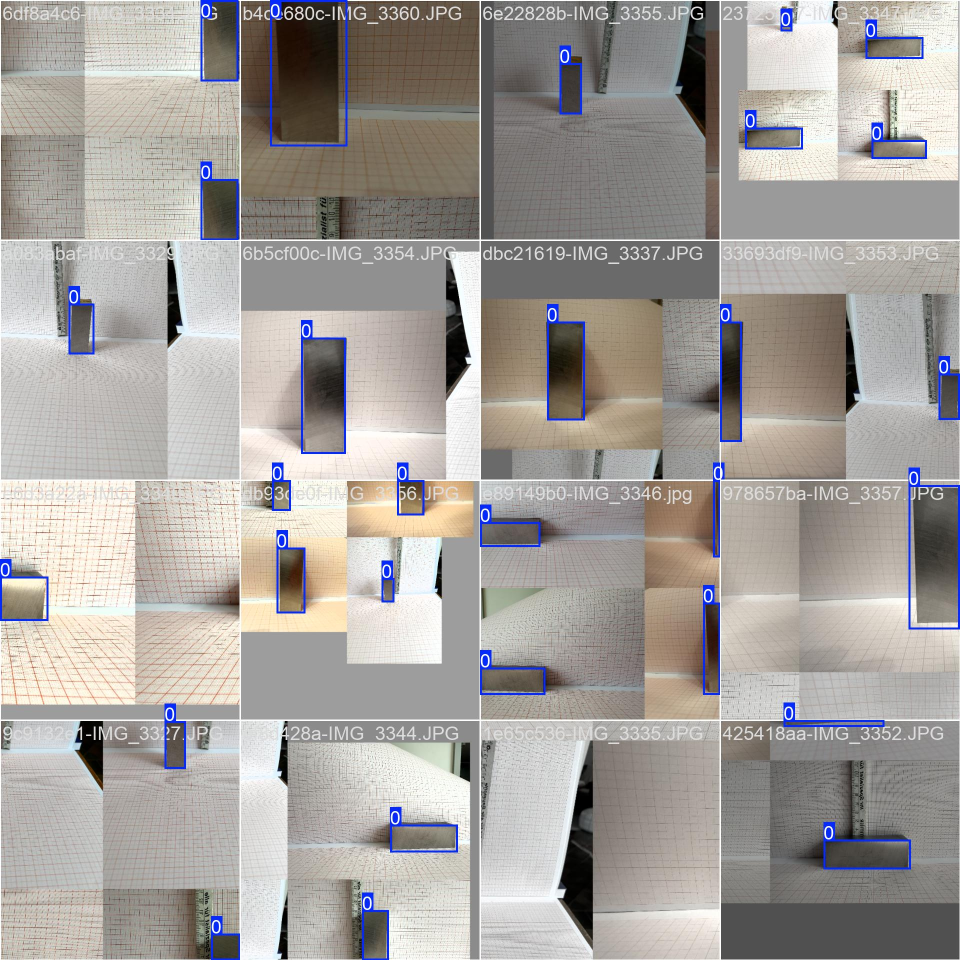
#> input picture backend/app/scripts /runs/detect/train/train_batch0.jpg, 1920 x 1920 px (shown at 1/2 size)
$ python Main4High.py runs/detect/train/train_batch0.jpg
#> lines starting #> are read from the running program, lines starting #| are printed output that depends on the picture; after the words box and inside, x2 and y2 are one past the last pixel; in counts of white or black regions, pixels touching at a corner belong together
### backend/app/scripts /metal_utils.py
import cv2
import numpy as np


def load_and_scale_image(image_path: str, scale_percent: int = 100) -> np.ndarray:
    """Load an image from *image_path* and scale it by *scale_percent*."""
#> called with image_path = 'runs/detect/train/train_batch0.jpg', scale_percent = 100
    image = cv2.imread(image_path)
#> image is the input picture: shape (1920, 1920, 3); mean B, G, R 156.4, 160, 164.3
    if image is None:
        raise FileNotFoundError(f"Bild nicht gefunden: {image_path}")
    width = int(image.shape[1] * scale_percent / 100)
    height = int(image.shape[0] * scale_percent / 100)
    return cv2.resize(image, (width, height), interpolation=cv2.INTER_AREA)


def enhance_grid_detection(img: np.ndarray) -> tuple[np.ndarray, np.ndarray]:
    """Return edges and grayscale image with enhanced contrast."""
    gray = cv2.cvtColor(img, cv2.COLOR_BGR2GRAY)
    clahe = cv2.createCLAHE(clipLimit=2.0, tileGridSize=(8, 8))
    gray = clahe.apply(gray)
    edges = cv2.Canny(gray, 30, 150, apertureSize=3)
    kernel = np.ones((3, 3), np.uint8)
    edges = cv2.dilate(edges, kernel, iterations=1)
    edges = cv2.erode(edges, kernel, iterations=1)
    return edges, gray


def compute_homography(resized: np.ndarray) -> tuple[np.ndarray, np.ndarray]:
    """Compute homography to unwarp the grid in *resized*."""
    edges, _ = enhance_grid_detection(resized)
#> in enhance_grid_detection, `edges = cv2.Canny(gray, 30, 150, apertureSize=3)`:
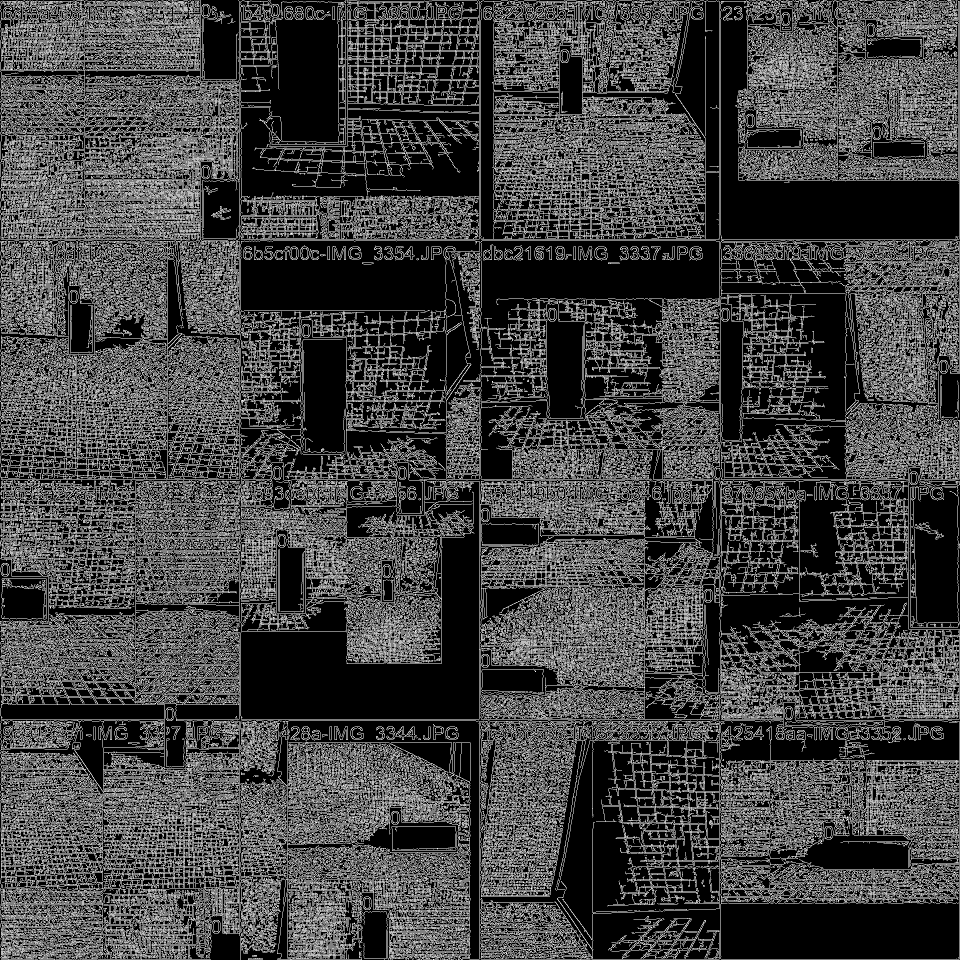
#> edges: shape (1920, 1920) (shown at 1/2 size); 26.2% white in thin lines or dots
#> in enhance_grid_detection, `edges = cv2.erode(edges, kernel, iterations=1)`:
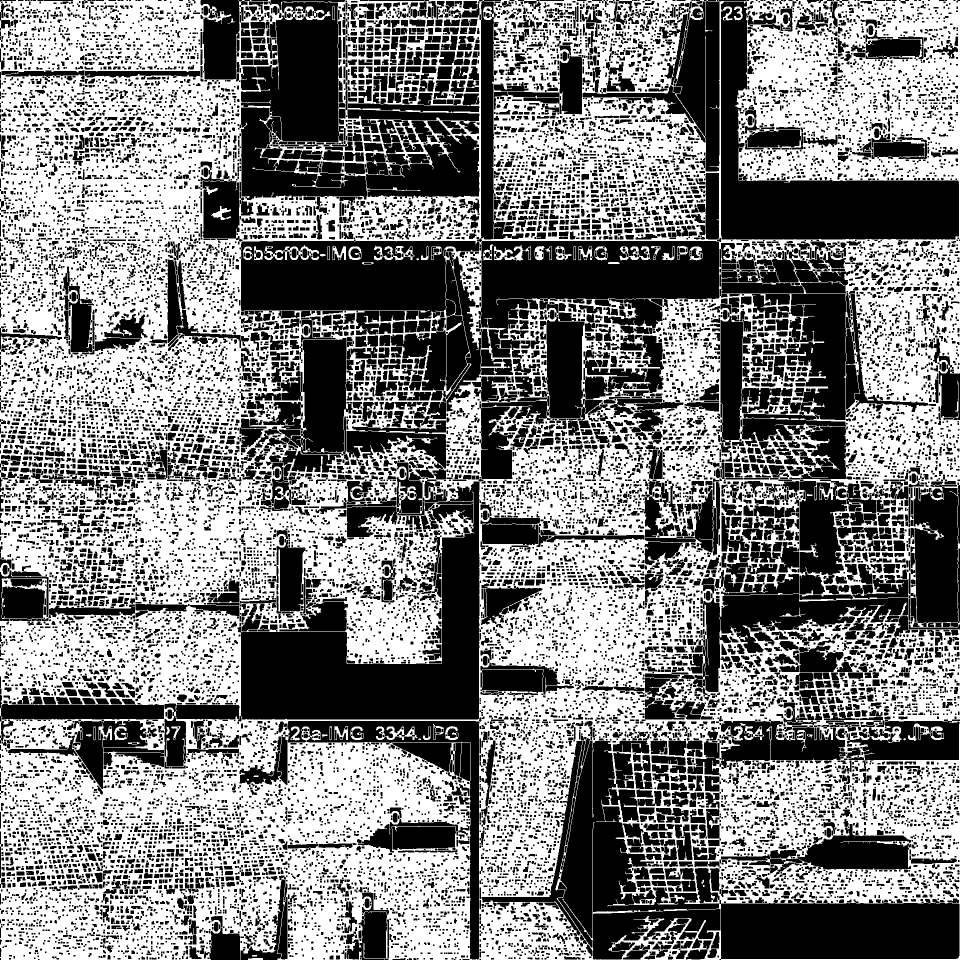
#> edges: shape (1920, 1920) (shown at 1/2 size); 50.9% white; 19529 black regions (10686 under 20 px)
    contours, _ = cv2.findContours(edges, cv2.RETR_LIST, cv2.CHAIN_APPROX_SIMPLE)
#> contours = 21813 contours, 8082 with area under 20; largest, box (x1, y1, x2, y2) and area: (0, 0, 1920, 1920) 3625883, (481, 962, 960, 1440) 88700, (1441, 2, 1919, 480) 72208, (961, 481, 1440, 678) 60284, (481, 481, 960, 639) 59144
    if not contours:
        raise ValueError("Keine Konturen für Homographie gefunden.")

    cnt = max(contours, key=cv2.contourArea)
#> cnt = contour of 2588 points, box (x1, y1, x2, y2) (0, 0, 1920, 1920), area 3625883
    epsilon = 0.02 * cv2.arcLength(cnt, True)
#> epsilon = 251.4
    approx = cv2.approxPolyDP(cnt, epsilon, True)
#> approx = [[0, 3], [2, 1919], [1919, 1919], [1919, 2]]

    if len(approx) == 4:
        pts = approx.reshape(4, 2).astype(np.float32)
#> pts = [[0, 3], [2, 1919], [1919, 1919], [1919, 2]]

        def order_points(pts: np.ndarray) -> np.ndarray:
            rect = np.zeros((4, 2), np.float32)
            s = pts.sum(axis=1)
            rect[0] = pts[np.argmin(s)]
            rect[2] = pts[np.argmax(s)]
            diff = np.diff(pts, axis=1)
            rect[1] = pts[np.argmin(diff)]
            rect[3] = pts[np.argmax(diff)]
            return rect

        rect = order_points(pts)
#> in order_points, `s = pts.sum(axis=1)`: s = [3, 1921, 3838, 1921]
#> in order_points, `diff = np.diff(pts, axis=1)`: diff = [3, 1917, 0, -1917]
#> rect = [[0, 3], [1919, 2], [1919, 1919], [2, 1919]]
        tl, tr, br, bl = rect
#> tl = [0, 3]; tr = [1919, 2]; br = [1919, 1919]; bl = [2, 1919]
        wA = np.linalg.norm(br - bl)
#> wA = 1917
        wB = np.linalg.norm(tr - tl)
#> wB = 1919
        hA = np.linalg.norm(tr - br)
#> hA = 1917
        hB = np.linalg.norm(tl - bl)
#> hB = 1916
        maxW, maxH = int(max(wA, wB)), int(max(hA, hB))
#> maxW = 1919; maxH = 1917
        aspect_ratio = maxW / maxH
#> aspect_ratio = 1
        if not (0.8 <= aspect_ratio <= 1.2):
            print(f"Warnung: Ungewöhnliches Seitenverhältnis {aspect_ratio:.2f}, überprüfe Homographie")
        dst = np.array([[0, 0], [maxW - 1, 0], [maxW - 1, maxH - 1], [0, maxH - 1]], np.float32)
#> dst = [[0, 0], [1918, 0], [1918, 1916], [0, 1916]]
        M = cv2.getPerspectiveTransform(rect, dst)
#> M = [[1, -0.00104, 0.00313], [0.000521, 0.999, -3], [2.72e-07, -5.44e-07, 1]]
        warped = cv2.warpPerspective(resized, M, (maxW, maxH))
        return warped, M
    print("Warnung: Kein 4-Ecken-Rechteck gefunden, benutze Originalbild für Kalibrierung.")
    return resized.copy(), np.eye(3)


def detect_grid_cells(img: np.ndarray):
    g = cv2.cvtColor(img, cv2.COLOR_BGR2GRAY)
    edges_results = []
    for low_thresh in [30, 50, 70]:
        for high_thresh in [100, 150, 200]:
            edges = cv2.Canny(g, low_thresh, high_thresh, apertureSize=3)
            edges_results.append(edges)
    combined_edges = np.zeros_like(edges_results[0])
    for edge in edges_results:
        combined_edges = cv2.bitwise_or(combined_edges, edge)
    all_lines = []
    for minLineLength in [80, 100, 120]:
        for maxLineGap in [5, 10, 15]:
            lines = cv2.HoughLinesP(combined_edges, 1, np.pi / 180,
                                    threshold=100, minLineLength=minLineLength,
                                    maxLineGap=maxLineGap)
            if lines is not None:
                all_lines.extend(lines)
    if not all_lines:
        raise ValueError("Keine Rasterlinien gefunden.")
    horizontal_lines = []
    vertical_lines = []
    for line in all_lines:
        x1, y1, x2, y2 = line[0]
        if abs(x1 - x2) < 15:
            vertical_lines.append(line[0])
        elif abs(y1 - y2) < 15:
            horizontal_lines.append(line[0])
    return vertical_lines, horizontal_lines, combined_edges


def cluster_coords(coords: list[int], tol: int = 10) -> list[int]:
    """Cluster sorted coordinate list using an adaptive tolerance."""
    if not coords:
        return []
    sorted_coords = sorted(coords)
    if len(sorted_coords) > 1:
        avg_diff = np.mean(np.diff(sorted_coords))
        tol = min(max(tol, avg_diff * 0.4), 20)
    clusters = []
    for c in sorted_coords:
        if not clusters or c - clusters[-1][-1] > tol:
            clusters.append([c])
        else:
            clusters[-1].append(c)
    return [int(np.mean(cl)) for cl in clusters]


def calibrate_grid(warped: np.ndarray, tol: int = 10):
    vertical_lines, horizontal_lines, _ = detect_grid_cells(warped)
    vert_x = [x for x1, y1, x2, y2 in vertical_lines for x in (x1, x2)]
    horiz_y = [y for x1, y1, x2, y2 in horizontal_lines for y in (y1, y2)]
    xs = cluster_coords(vert_x, tol)
    ys = cluster_coords(horiz_y, tol)
    x_deltas = np.diff(xs)
    x_deltas = x_deltas[x_deltas > 20]
    y_deltas = np.diff(ys)
    y_deltas = y_deltas[y_deltas > 20]
    if len(x_deltas) == 0 or len(y_deltas) == 0:
        raise ValueError("Unzureichende Linienabstände für Kalibrierung.")
    px_per_cm_x = float(np.median(x_deltas))
    px_per_cm_y = float(np.median(y_deltas))
    grid_ratio = px_per_cm_x / px_per_cm_y
    if not (0.9 <= grid_ratio <= 1.1):
        print(f"Warnung: Gitter könnte verzerrt sein! X/Y-Verhältnis: {grid_ratio:.2f}")
    px_per_cm = (px_per_cm_x + px_per_cm_y) / 2
    return px_per_cm, px_per_cm_x, px_per_cm_y, xs, ys

### backend/app/scripts /Main4High.py
import os
import argparse
import cv2
import numpy as np
import matplotlib.pyplot as plt
from ultralytics import YOLO
from metal_utils import (
    load_and_scale_image,
    compute_homography,
    calibrate_grid,
)


# =============================
# 1. Bild einlesen und skalieren
# =============================
parser = argparse.ArgumentParser(description="Metal measurement")
parser.add_argument("image", nargs="?", default="60_imgs/Hight_Len/IMG_8.JPG", help="Pfad zum Eingabebild")
parser.add_argument("--model", default="runs/detect/train2/weights/best.pt", help="Pfad zum YOLO-Modell")
args = parser.parse_args()

resized = load_and_scale_image(args.image)
# =====================================
# 2. Raster entzerren und Kalibrierung berechnen
# =====================================
warped, homography_matrix = compute_homography(resized)
#> homography_matrix has the same summary as M in compute_homography
px_per_cm, px_per_cm_x, px_per_cm_y, xs, ys = calibrate_grid(warped)
#> in detect_grid_cells, `g = cv2.cvtColor(img, cv2.COLOR_BGR2GRAY)`:
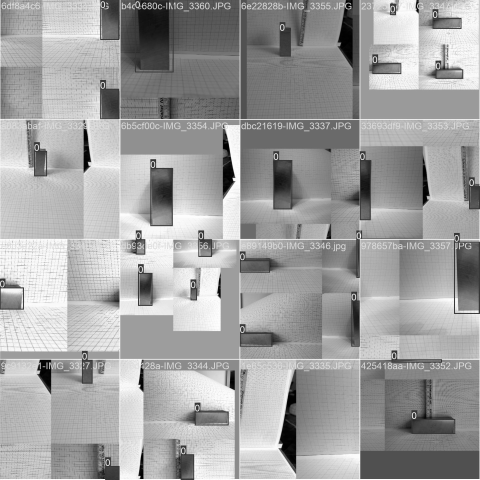
#> g: shape (1917, 1919) (shown at 1/4 size); min 0, max 255, mean 160.8
#> after the loop in detect_grid_cells, `for low_thresh in [30, 50, 70]:`: edges_results = 9 items
#> the loop in detect_grid_cells, `for edge in edges_results:` made 9 passes
#> pass 1, in detect_grid_cells, `combined_edges = cv2.bitwise_or(combined_edges, edge)`:
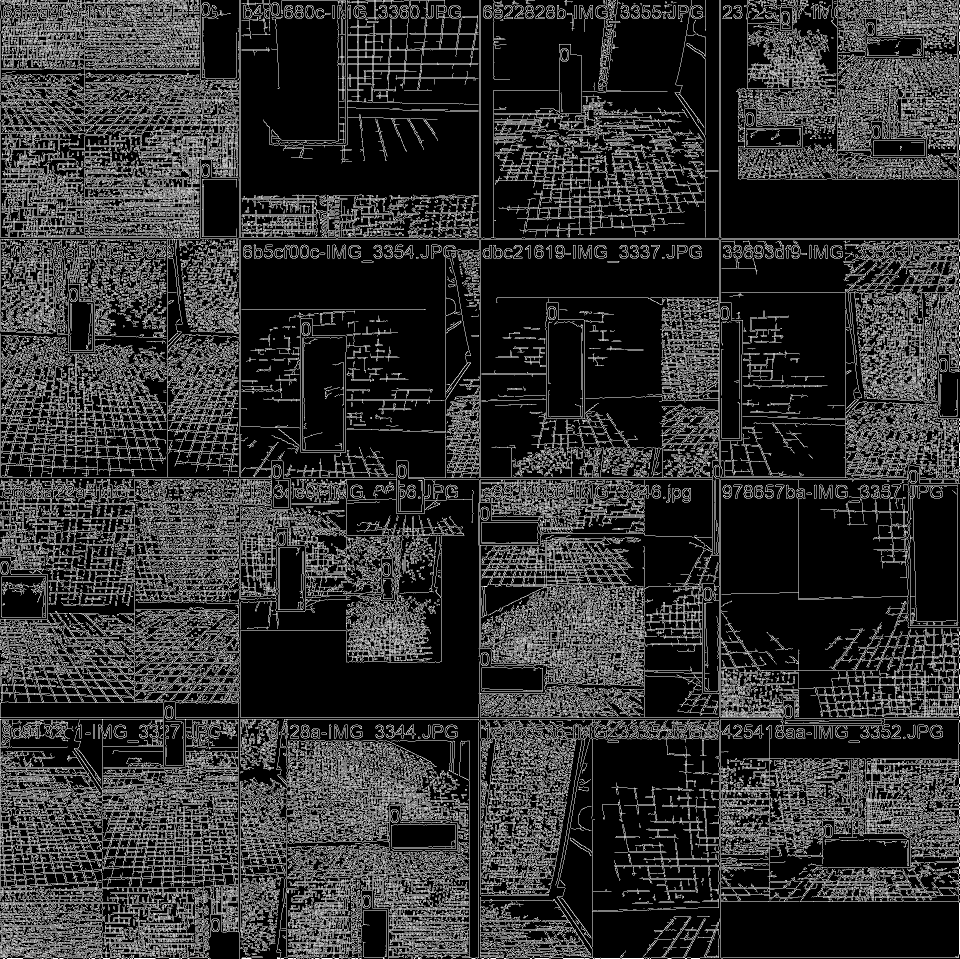
#> combined_edges: shape (1917, 1919) (shown at 1/2 size); 19.1% white in thin lines or dots
#> after the loop in detect_grid_cells, `for minLineLength in [80, 100, 120]:`: all_lines = 26852 items
#> the loop in detect_grid_cells, `for line in all_lines:` made 26852 passes
#> (x1, y1, x2, y2) on passes 1 to 3: (0, 1435, 344, 1435), (849, 955, 1431, 955), (1761, 1438, 1916, 1438)
#> after the loop in detect_grid_cells, `for line in all_lines:`: horizontal_lines = 7156 items, first 6: [0, 1435, 344, 1435], [849, 955, 1431, 955], [1761, 1438, 1916, 1438], [1439, 958, 1759, 958], [998, 479, 1918, 479], [1400, 1915, 1917, 1915]; vertical_lines = 4327 items, first 6: [961, 1005, 961, 0], [1441, 604, 1441, 0], [478, 975, 478, 638], [1, 942, 1, 37], [481, 852, 481, 0], [958, 535, 958, 0]
#> in calibrate_grid, `vert_x = [x for x1, y1, x2, y2 in vertical_lines for x in (x1, x2)]`: vert_x = 8654 values, max 1918 at index 38, min 0 at index 1170, mean 760.4
#> in calibrate_grid, `horiz_y = [y for x1, y1, x2, y2 in horizontal_lines for y in (y1, y2)]`: horiz_y = 14312 values, max 1916 at index 122, min 0 at index 871, mean 1069.9
#> in cluster_coords, `sorted_coords = sorted(coords)`: sorted_coords = 8654 values from 0 to 1918
#> in cluster_coords, `avg_diff = np.mean(np.diff(sorted_coords))`: avg_diff = 0.222
#> in cluster_coords, `tol = min(max(tol, avg_diff * 0.4), 20)`: tol = 10
#> the loop in cluster_coords, `for c in sorted_coords:` made 8654 passes
#> c on passes 2 to 4: 0, 0, 0
#> after the loop in cluster_coords, `for c in sorted_coords:`: clusters = 5 items
#> in calibrate_grid, `xs = cluster_coords(vert_x, tol)`: xs = [549, 1597, 1611, 1624, 1840]
#> the loop in cluster_coords (call 2), `for c in sorted_coords:` made 14312 passes
#> in calibrate_grid, `ys = cluster_coords(horiz_y, tol)`: ys = [1069]
#> in calibrate_grid, `x_deltas = np.diff(xs)`: x_deltas = [1048, 14, 13, 216]
#> in calibrate_grid, `x_deltas = x_deltas[x_deltas > 20]`: x_deltas = [1048, 216]
#> in calibrate_grid, `y_deltas = np.diff(ys)`: y_deltas = empty array
#> (the run stopped early here; a loop or call above may not have finished)
